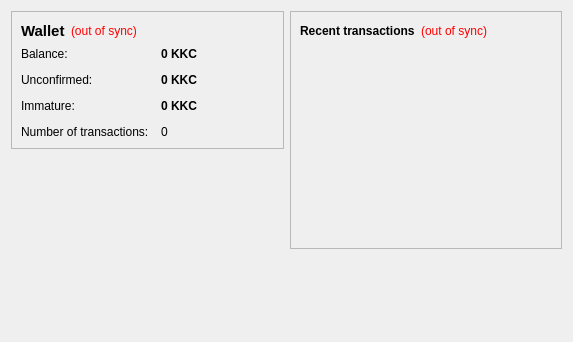
<?xml version="1.0" encoding="UTF-8"?>
<ui version="4.0">
 <class>OverviewPage</class>
 <widget class="QWidget" name="OverviewPage">
  <property name="geometry">
   <rect>
    <x>0</x>
    <y>0</y>
    <width>573</width>
    <height>342</height>
   </rect>
  </property>
  <property name="windowTitle">
   <string>Form</string>
  </property>
  <layout class="QHBoxLayout" name="horizontalLayout" stretch="1,1">
   <item>
    <layout class="QVBoxLayout" name="verticalLayout_2">
     <item>
      <widget class="QFrame" name="frame">
       <property name="frameShape">
        <enum>QFrame::StyledPanel</enum>
       </property>
       <property name="frameShadow">
        <enum>QFrame::Raised</enum>
       </property>
       <layout class="QVBoxLayout" name="verticalLayout_4">
        <item>
         <layout class="QHBoxLayout" name="horizontalLayout_4">
          <item>
           <widget class="QLabel" name="label_5">
            <property name="font">
             <font>
              <pointsize>11</pointsize>
              <weight>75</weight>
              <bold>true</bold>
             </font>
            </property>
            <property name="text">
             <string>Wallet</string>
            </property>
           </widget>
          </item>
          <item>
           <widget class="QLabel" name="labelWalletStatus">
            <property name="toolTip">
             <string>The displayed information may be out of date. Your wallet automatically synchronizes with the KakaCoin network after a connection is established, but this process has not completed yet.</string>
            </property>
            <property name="styleSheet">
             <string notr="true">QLabel { color: red; }</string>
            </property>
            <property name="text">
             <string notr="true">(out of sync)</string>
            </property>
            <property name="alignment">
             <set>Qt::AlignLeading|Qt::AlignLeft|Qt::AlignVCenter</set>
            </property>
           </widget>
          </item>
          <item>
           <spacer name="horizontalSpacer_2">
            <property name="orientation">
             <enum>Qt::Horizontal</enum>
            </property>
            <property name="sizeHint" stdset="0">
             <size>
              <width>40</width>
              <height>20</height>
             </size>
            </property>
           </spacer>
          </item>
         </layout>
        </item>
        <item>
         <layout class="QFormLayout" name="formLayout_2">
          <property name="fieldGrowthPolicy">
           <enum>QFormLayout::AllNonFixedFieldsGrow</enum>
          </property>
          <property name="horizontalSpacing">
           <number>12</number>
          </property>
          <property name="verticalSpacing">
           <number>12</number>
          </property>
          <item row="0" column="0">
           <widget class="QLabel" name="label">
            <property name="text">
             <string>Balance:</string>
            </property>
           </widget>
          </item>
          <item row="0" column="1">
           <widget class="QLabel" name="labelBalance">
            <property name="font">
             <font>
              <weight>75</weight>
              <bold>true</bold>
             </font>
            </property>
            <property name="cursor">
             <cursorShape>IBeamCursor</cursorShape>
            </property>
            <property name="toolTip">
             <string>Your current balance</string>
            </property>
            <property name="text">
             <string notr="true">0 KKC</string>
            </property>
            <property name="textInteractionFlags">
             <set>Qt::LinksAccessibleByMouse|Qt::TextSelectableByKeyboard|Qt::TextSelectableByMouse</set>
            </property>
           </widget>
          </item>
          <item row="1" column="0">
           <widget class="QLabel" name="label_3">
            <property name="text">
             <string>Unconfirmed:</string>
            </property>
           </widget>
          </item>
          <item row="1" column="1">
           <widget class="QLabel" name="labelUnconfirmed">
            <property name="font">
             <font>
              <weight>75</weight>
              <bold>true</bold>
             </font>
            </property>
            <property name="cursor">
             <cursorShape>IBeamCursor</cursorShape>
            </property>
            <property name="toolTip">
             <string>Total of transactions that have yet to be confirmed, and do not yet count toward the current balance</string>
            </property>
            <property name="text">
             <string notr="true">0 KKC</string>
            </property>
            <property name="textInteractionFlags">
             <set>Qt::LinksAccessibleByMouse|Qt::TextSelectableByKeyboard|Qt::TextSelectableByMouse</set>
            </property>
           </widget>
          </item>
          <item row="3" column="0">
           <widget class="QLabel" name="label_2">
            <property name="text">
             <string>Number of transactions:</string>
            </property>
           </widget>
          </item>
          <item row="3" column="1">
           <widget class="QLabel" name="labelNumTransactions">
            <property name="toolTip">
             <string>Total number of transactions in wallet</string>
            </property>
            <property name="text">
             <string notr="true">0</string>
            </property>
           </widget>
          </item>
          <item row="2" column="0">
           <widget class="QLabel" name="labelImmatureText">
            <property name="text">
             <string>Immature:</string>
            </property>
           </widget>
          </item>
          <item row="2" column="1">
           <widget class="QLabel" name="labelImmature">
            <property name="font">
             <font>
              <weight>75</weight>
              <bold>true</bold>
             </font>
            </property>
            <property name="toolTip">
             <string>Mined balance that has not yet matured</string>
            </property>
            <property name="text">
             <string notr="true">0 KKC</string>
            </property>
            <property name="textInteractionFlags">
             <set>Qt::LinksAccessibleByMouse|Qt::TextSelectableByKeyboard|Qt::TextSelectableByMouse</set>
            </property>
           </widget>
          </item>
         </layout>
        </item>
       </layout>
      </widget>
     </item>
     <item>
      <spacer name="verticalSpacer">
       <property name="orientation">
        <enum>Qt::Vertical</enum>
       </property>
       <property name="sizeHint" stdset="0">
        <size>
         <width>20</width>
         <height>40</height>
        </size>
       </property>
      </spacer>
     </item>
    </layout>
   </item>
   <item>
    <layout class="QVBoxLayout" name="verticalLayout_3">
     <item>
      <widget class="QFrame" name="frame_2">
       <property name="frameShape">
        <enum>QFrame::StyledPanel</enum>
       </property>
       <property name="frameShadow">
        <enum>QFrame::Raised</enum>
       </property>
       <layout class="QVBoxLayout" name="verticalLayout">
        <item>
         <layout class="QHBoxLayout" name="horizontalLayout_2">
          <item>
           <widget class="QLabel" name="label_4">
            <property name="text">
             <string>&lt;b&gt;Recent transactions&lt;/b&gt;</string>
            </property>
           </widget>
          </item>
          <item>
           <widget class="QLabel" name="labelTransactionsStatus">
            <property name="toolTip">
             <string>The displayed information may be out of date. Your wallet automatically synchronizes with the KakaCoin network after a connection is established, but this process has not completed yet.</string>
            </property>
            <property name="styleSheet">
             <string notr="true">QLabel { color: red; }</string>
            </property>
            <property name="text">
             <string notr="true">(out of sync)</string>
            </property>
            <property name="alignment">
             <set>Qt::AlignRight|Qt::AlignTrailing|Qt::AlignVCenter</set>
            </property>
           </widget>
          </item>
          <item>
           <spacer name="horizontalSpacer">
            <property name="orientation">
             <enum>Qt::Horizontal</enum>
            </property>
            <property name="sizeHint" stdset="0">
             <size>
              <width>40</width>
              <height>20</height>
             </size>
            </property>
           </spacer>
          </item>
         </layout>
        </item>
        <item>
         <widget class="QListView" name="listTransactions">
          <property name="styleSheet">
           <string notr="true">QListView { background: transparent; }</string>
          </property>
          <property name="frameShape">
           <enum>QFrame::NoFrame</enum>
          </property>
          <property name="verticalScrollBarPolicy">
           <enum>Qt::ScrollBarAlwaysOff</enum>
          </property>
          <property name="horizontalScrollBarPolicy">
           <enum>Qt::ScrollBarAlwaysOff</enum>
          </property>
          <property name="selectionMode">
           <enum>QAbstractItemView::NoSelection</enum>
          </property>
         </widget>
        </item>
       </layout>
      </widget>
     </item>
     <item>
      <spacer name="verticalSpacer_2">
       <property name="orientation">
        <enum>Qt::Vertical</enum>
       </property>
       <property name="sizeHint" stdset="0">
        <size>
         <width>20</width>
         <height>40</height>
        </size>
       </property>
      </spacer>
     </item>
    </layout>
   </item>
  </layout>
 </widget>
 <resources/>
 <connections/>
</ui>
